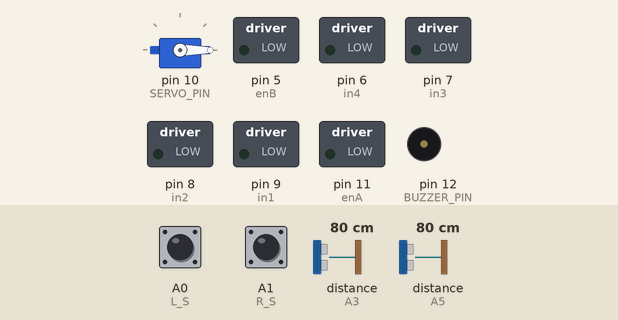
A sketch run on a simulated Arduino Uno, built with avr-gcc and run on an emulated ATmega328P. On the bench: servo, switched loads named in the sketch (green lamp = pin HIGH), buzzer (waves = sounding, pin HIGH). Wiring (inferred from the names in the program): 2 × ultrasonic range finder: trigger A2, echo A3 / trigger A4, echo A5. Inputs (shaded band) come from the test bench; at power-on: distance to the obstacle (sensors on A3, A5) 80 cm, A0 (L_S) HIGH, A1 (R_S) HIGH. The echo pulse lasts 58.3 µs per cm; pins used as bus, display or sensor lines are not drawn.

Above: at 1.2 s.
1.3 s: distance to the obstacle (sensor on A3) set to 57 cm
2.8 s: distance to the obstacle (sensor on A3) set to 46 cm
At 3.7 s:
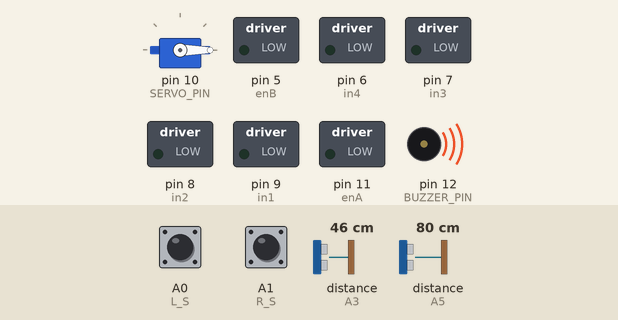
4.3 s: distance to the obstacle (sensor on A5) set to 49 cm
5.8 s: distance to the obstacle (sensor on A5) set to 43 cm
At 7.0 s:
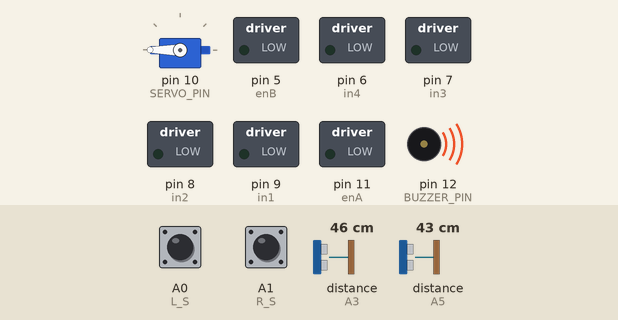
7.3 s: distance to the obstacle (sensor on A5) set to 250 cm
At 8.5 s:
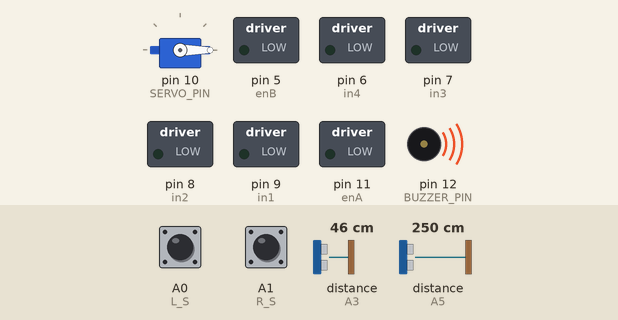
8.8 s: distance to the obstacle (sensor on A5) set to 2 cm
At 10.1 s:
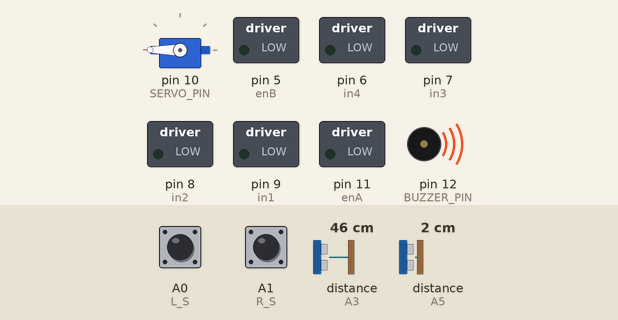
Timing chart, 0 to 11.3 s (numbered marks = the images above; inputs shaded):
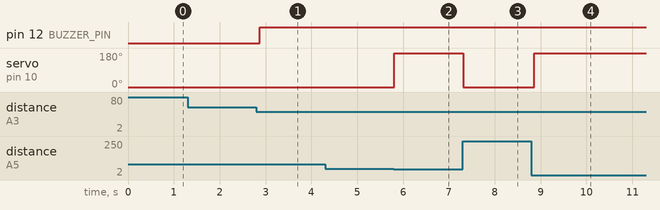

Measured:
- the behaviour switches between 52 and 51 cm on distance to the obstacle (sensor on A3) (found by bisection; images 0 and 1)
- the behaviour switches between 47 and 46 cm on distance to the obstacle (sensor on A5) (found by bisection; images 1 and 2)
- after the input at 1.3 s, every drawn part: stays the same
- after the input at 2.8 s, pin 12 (BUZZER_PIN): LOW → HIGH after 0.08 s
- after the input at 4.3 s, every drawn part: stays the same
- after the input at 5.8 s, servo on pin 10 (SERVO_PIN): 0° → 180° at once
- after the input at 7.3 s, servo on pin 10 (SERVO_PIN): 180° → 0° at once
- after the input at 8.8 s, servo on pin 10 (SERVO_PIN): 0° → 180° after 0.06 s

The sketch:

new_current_arduino_code.ino
```cpp
#include <Servo.h>

// --- PINS ---
#define enA 11
#define in1 9
#define in2 8

#define enB 5
#define in3 7
#define in4 6

#define L_S A0
#define R_S A1

#define trigger A2
#define echo A3

#define triggerBack A4
#define echoBack A5

#define SERVO_PIN 10
#define BUZZER_PIN 12

// --- PARAMETERS ---
const int MOTOR_SPEED = 80;
const int STOP_DISTANCE = 50;
const int ENTER_DISTANCE = 45;   // slightly less than STOP_DISTANCE

// --- STATE ---
bool rearMode = false;
unsigned long rearStartTime = 0;

Servo scanServo;

// --- ULTRASONIC STATE ---
unsigned long lastPingTime = 0;
int frontDist = 400;
int backDist = 400;
int prevFrontDist = 400;
int prevBackDist = 400;
bool frontWasBlockedAtStart = false;
int rearStartBackDist = 400;
bool rearCleared = false;

// --- NON-BLOCKING DISTANCE ---
int getDistance(int trig, int ech) {

  digitalWrite(trig, LOW);
  delayMicroseconds(2);

  digitalWrite(trig, HIGH);
  delayMicroseconds(10);
  digitalWrite(trig, LOW);

  unsigned long start = micros();

  while (digitalRead(ech) == LOW) {
    if (micros() - start > 10000) return 400;
  }

  unsigned long echoStart = micros();

  while (digitalRead(ech) == HIGH) {
    if (micros() - echoStart > 10000) return 400;
  }

  unsigned long duration = micros() - echoStart;

  return duration * 0.034 / 2;
}

void setup() {

  pinMode(enA, OUTPUT);
  pinMode(in1, OUTPUT);
  pinMode(in2, OUTPUT);

  pinMode(enB, OUTPUT);
  pinMode(in3, OUTPUT);
  pinMode(in4, OUTPUT);

  pinMode(L_S, INPUT);
  pinMode(R_S, INPUT);

  pinMode(trigger, OUTPUT);
  pinMode(echo, INPUT);

  pinMode(triggerBack, OUTPUT);
  pinMode(echoBack, INPUT);

  pinMode(BUZZER_PIN, OUTPUT);

  scanServo.attach(SERVO_PIN);
  scanServo.write(0);
}

void loop() {

  // --- UPDATE DISTANCE EVERY 60 ms ---
  if (millis() - lastPingTime > 60) {

  frontDist = getDistance(trigger, echo);
  backDist  = getDistance(triggerBack, echoBack);

  lastPingTime = millis();
}

  // --- ENTER REAR MODE ---
  if (!rearMode && backDist <= ENTER_DISTANCE) {

    rearCleared = false;
    prevBackDist = backDist;
    rearStartBackDist = backDist;
    rearMode = true;
    rearStartTime = millis();

    frontWasBlockedAtStart = (frontDist <= STOP_DISTANCE && frontDist > 0);
    prevFrontDist = frontDist;

    stopMotors();
    digitalWrite(BUZZER_PIN, HIGH);

    scanServo.write(180);
    delay(300);
  }

  // --- REAR MODE ---
  if (rearMode) {

  stopMotors();
  digitalWrite(BUZZER_PIN, HIGH);

  unsigned long elapsed = millis() - rearStartTime;

  // --- ALWAYS READ FRONT SENSOR ---
  frontDist = getDistance(trigger, echo);
  backDist  = getDistance(triggerBack, echoBack);

  // --- PHASE 1: INITIAL STABLE TIME ---
  if (elapsed < 400) {
    return;
  }

  // --- PHASE 2: 0–3 SEC ---
  if (elapsed < 3000) {

  // 🔥 FORCE ignore frontDist completely
  frontDist = 400;

  // Step 1: wait until rear becomes clear once
  if (!rearCleared) {
    if (backDist > STOP_DISTANCE) {
      rearCleared = true;
    }
    return;
  }

  // Step 2: detect rear
  if (backDist <= (STOP_DISTANCE - 5) && backDist > 0) {
    rearMode = false;
    scanServo.write(0);
    delay(200);
    return;
  }

  return;
}

  // --- PHASE 3: AFTER 3 SEC ---

  // 🔴 if still obstacle → keep waiting
  if (frontDist <= STOP_DISTANCE && frontDist > 0) {
    return;
  }

  // 🟢 clear → exit
  rearMode = false;
  digitalWrite(BUZZER_PIN, LOW);
  scanServo.write(0);

  return;
}

  // --- FRONT OBSTACLE ---
  if (frontDist <= STOP_DISTANCE && frontDist > 0) {

    stopMotors();
    digitalWrite(BUZZER_PIN, HIGH);
    return;
  }

  digitalWrite(BUZZER_PIN, LOW);

  // --- LINE FOLLOWING ---
  int left = digitalRead(L_S);
  int right = digitalRead(R_S);

  if (left == LOW && right == LOW) {
    goForward();
  }
  else if (left == HIGH && right == LOW) {
    turnRight();
  }
  else if (left == LOW && right == HIGH) {
    turnLeft();
  }
  else {
    stopMotors();
  }
}

// --- MOTOR CONTROL ---
void goForward() {
  analogWrite(enA, MOTOR_SPEED);
  analogWrite(enB, MOTOR_SPEED);

  digitalWrite(in1, LOW);
  digitalWrite(in2, HIGH);
  digitalWrite(in3, LOW);
  digitalWrite(in4, HIGH);
}

void turnLeft() {
  analogWrite(enA, MOTOR_SPEED);
  analogWrite(enB, MOTOR_SPEED);

  digitalWrite(in1, LOW);
  digitalWrite(in2, HIGH);
  digitalWrite(in3, HIGH);
  digitalWrite(in4, LOW);
}

void turnRight() {
  analogWrite(enA, MOTOR_SPEED);
  analogWrite(enB, MOTOR_SPEED);

  digitalWrite(in1, HIGH);
  digitalWrite(in2, LOW);
  digitalWrite(in3, LOW);
  digitalWrite(in4, HIGH);
}

void stopMotors() {
  analogWrite(enA, 0);
  analogWrite(enB, 0);

  digitalWrite(in1, LOW);
  digitalWrite(in2, LOW);
  digitalWrite(in3, LOW);
  digitalWrite(in4, LOW);
}
```
